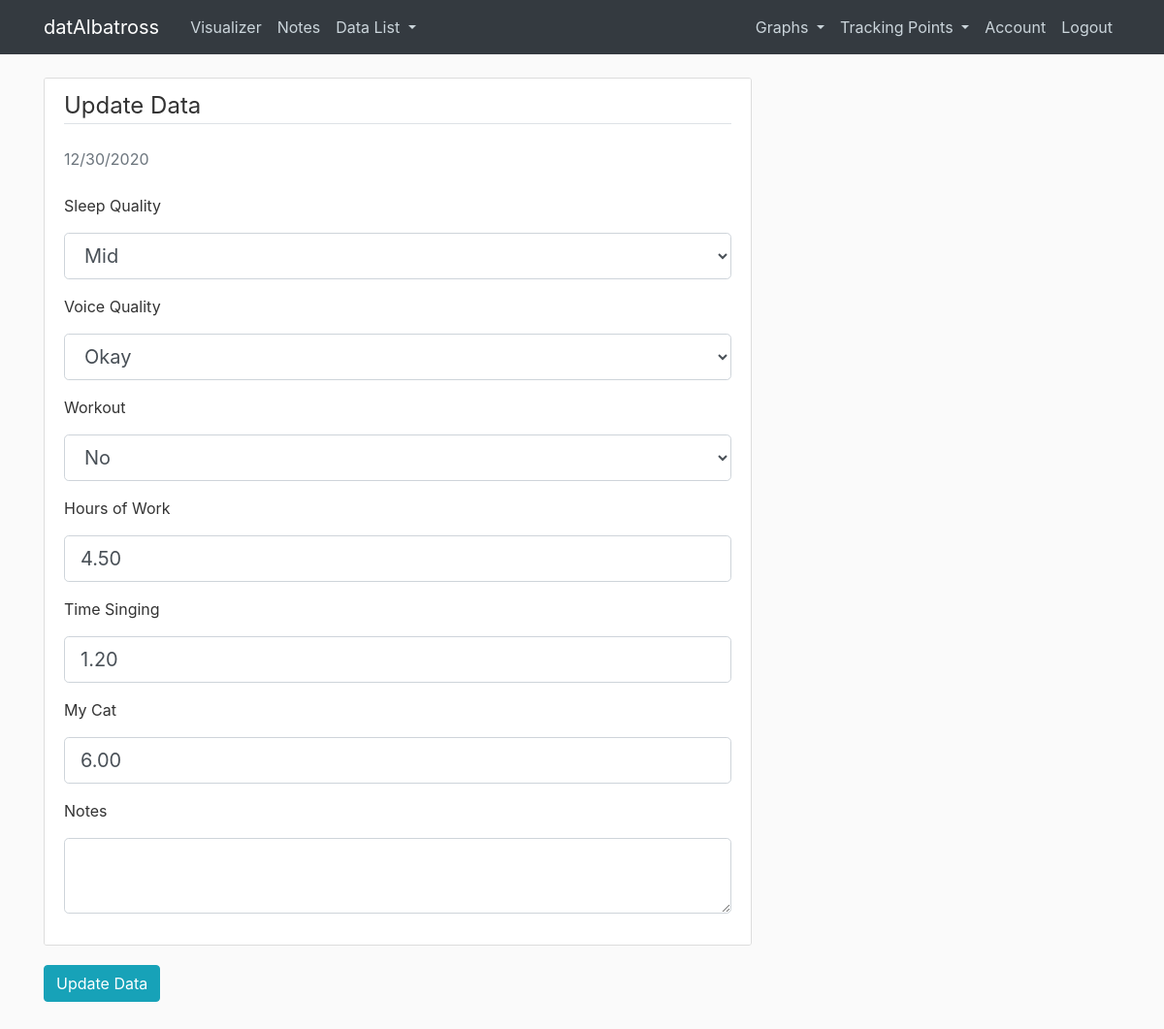
Page /data/testUser/2/update (signed in) on the committed database.
### datatracker/models.py (models this page shows, shortened)
class DataPoint(db.Model):
	id = db.Column(db.Integer, primary_key=True)
	index = db.Column(db.Integer, nullable=False)
	visible = db.Column(db.Boolean, nullable=False)
	dataType = db.Column(db.String(30), nullable=False)
	name = db.Column(db.String(30), nullable=False)
	user_id = db.Column(db.Integer, db.ForeignKey('user.id'), nullable=False)

class DailyData(db.Model):
	id = db.Column(db.Integer, primary_key=True)
	date_recorded = db.Column(db.Date, nullable=False)
	lmh1 = db.Column(db.String, nullable=True)
	lmh2 = db.Column(db.String, nullable=True)
	lmh3 = db.Column(db.String, nullable=True)
	lmh4 = db.Column(db.String, nullable=True)
	lmh5 = db.Column(db.String, nullable=True)
	abogg1 = db.Column(db.String, nullable=True)
	abogg2 = db.Column(db.String, nullable=True)
	abogg3 = db.Column(db.String, nullable=True)
	abogg4 = db.Column(db.String, nullable=True)
	abogg5 = db.Column(db.String, nullable=True)
	yn1 = db.Column(db.String, nullable=True)
	yn2 = db.Column(db.String, nullable=True)
	yn3 = db.Column(db.String, nullable=True)
	yn4 = db.Column(db.String, nullable=True)
	yn5 = db.Column(db.String, nullable=True)
	yn6 = db.Column(db.String, nullable=True)
	yn7 = db.Column(db.String, nullable=True)
	num1 = db.Column(db.Float, nullable=True)
	num2 = db.Column(db.Float, nullable=True)
	num3 = db.Column(db.Float, nullable=True)
	num4 = db.Column(db.Float, nullable=True)
	num5 = db.Column(db.Float, nullable=True)
	num6 = db.Column(db.Float, nullable=True)
	num7 = db.Column(db.Float, nullable=True)
	notes = db.Column(db.Text, nullable=True)
	user_id = db.Column(db.Integer, db.ForeignKey('user.id'), nullable=False)

### datatracker/data/routes.py (the view)
@data.route('/data/<person_me>/<int:updateData_id>/update', methods=['GET', 'POST'])
@login_required
def updateData(person_me, updateData_id):
	datum = DailyData.query.get_or_404(updateData_id)
	if datum.backrefDD != current_user:
		abort(403)
	form = UpdateDataForm()
	if form.validate_on_submit():
		vis = visIndicators(current_user)
		x = DailyData.query.get(updateData_id)
		x.lmh1 = form.lmh1.data if vis[0] else x.lmh1
		x.lmh2 = form.lmh2.data if vis[1] else x.lmh2
		x.lmh3 = form.lmh3.data if vis[2] else x.lmh3
		x.lmh4 = form.lmh4.data if vis[3] else x.lmh4
		x.lmh5 = form.lmh5.data if vis[4] else x.lmh5
		x.abogg1 = form.abogg1.data if vis[5] else x.abogg1
		x.abogg2 = form.abogg2.data if vis[6] else x.abogg2
		x.abogg3 = form.abogg3.data if vis[7] else x.abogg3
		x.abogg4 = form.abogg4.data if vis[8] else x.abogg4
		x.abogg5 = form.abogg5.data if vis[9] else x.abogg5
		x.yn1 = form.yn1.data if vis[10] else x.yn1
		x.yn2 = form.yn2.data if vis[11] else x.yn2
		x.yn3 = form.yn3.data if vis[12] else x.yn3
		x.yn4 = form.yn4.data if vis[13] else x.yn4
		x.yn5 = form.yn5.data if vis[14] else x.yn5
		x.yn6 = form.yn6.data if vis[15] else x.yn6
		x.yn7 = form.yn7.data if vis[16] else x.yn7
		x.num1 = form.num1.data if vis[17] else x.num1
		x.num2 = form.num2.data if vis[18] else x.num2
		x.num3 = form.num3.data if vis[19] else x.num3
		x.num4 = form.num4.data if vis[20] else x.num4
		x.num5 = form.num5.data if vis[21] else x.num5
		x.num6 = form.num6.data if vis[22] else x.num6
		x.num7 = form.num7.data if vis[23] else x.num7
		if form.notes.data == 'Today\'s notes...':
			x.notes = None
		else:
			x.notes = form.notes.data if vis[24] else x.notes
		db.session.commit()
		flash('Data updated', 'success')
		return redirect(url_for('data.visualize'))
	elif request.method == 'GET':
		form.lmh1.data = datum.lmh1
		form.lmh2.data = datum.lmh2
		form.lmh3.data = datum.lmh3
		form.lmh4.data = datum.lmh4
		form.lmh5.data = datum.lmh5
		form.abogg1.data = datum.abogg1
		form.abogg2.data = datum.abogg2
		form.abogg3.data = datum.abogg3
		form.abogg4.data = datum.abogg4
		form.abogg5.data = datum.abogg5
		form.yn1.data = datum.yn1
		form.yn2.data = datum.yn2
		form.yn3.data = datum.yn3
		form.yn4.data = datum.yn4
		form.yn5.data = datum.yn5
		form.yn6.data = datum.yn6
		form.yn7.data = datum.yn7
		form.num1.data = datum.num1
		form.num2.data = datum.num2
		form.num3.data = datum.num3
		form.num4.data = datum.num4
		form.num5.data = datum.num5
		form.num6.data = datum.num6
		form.num7.data = datum.num7
		if datum.notes == 'Today\'s notes...':
			form.notes.data = 'Today\'s notes...'
		else:
			form.notes.data = datum.notes
	date = datum.date_recorded.strftime("%m/%d/%Y")
	return render_template('dataTemplates/updateData.html', title='Update Data', datum=datum, form=form,
		date=date, vis=visIndicators(current_user), names=allNames(current_user), legend='Update Data')

### datatracker/__init__.py (called while the page is built)
def visIndicators(user):
	dPoints = user.query.get(user.id).user_points
	vis = []
	for x in dPoints:
		vis.append(x.visible)
	return vis

def getDailyData(user):
	page = request.args.get('page', 1, type=int)
	dailyData = DailyData.query.filter_by(user_id=user.id)\
		.order_by(DailyData.date_recorded.desc()).paginate(page=page, per_page=14)
	return dailyData

def noteStatus(user):
	vis = visIndicators(user)
	noteIndicator = vis[24]
	return noteIndicator

def visiblePoints(user):
	dPoints = user.query.get(user.id).user_points
	visPoints = []
	for x in dPoints:
		if x.visible:
			visPoints.append(x)
	return visPoints

def getGraphData(user):
	graphs = user.query.get(user.id).user_graphs
	return graphs

### datatracker/models.py (called while the page is built)
@login_manager.user_loader
def load_user(user_id):
	return User.query.get(int(user_id))

### datatracker/utils.py (called while the page is built)
def visIndicators(user):
	dPoints = user.query.get(user.id).user_points
	vis = []
	for x in dPoints:
		vis.append(x.visible)
	return vis

def allNames(user):
	dPoints = user.query.get(user.id).user_points
	names = []
	for x in dPoints:
		names.append(x.name)
	return names

### datatracker/templates/dataTemplates/updateData.html (shortened to what this page needs)
{% extends "layout.html" %}
{% block content %}
<form method="POST" action="">
  <div class="content-section" style="overflow-y:auto; max-height:70vh">
    <fieldset class="form-group">
      <legend class="border-bottom mb-4">{{ legend }}</legend>
      <div class="text-muted text-secondary">{{ date }}</div><br>
      {% if vis[0] %}
        <div class="form-group">
          <p>{{ names[0] }}</p>
          {% if form.lmh1.errors %}
            {{ form.lmh1(class="form-control form-control-lg is-invalid") }}
            <div class="invalid-feedback">
              {% for error in form.lmh1.errors %}
                <span>{{ error }}</span>
              {% endfor %}
            </div>
          {% else %}
            {{ form.lmh1(class="form-control form-control-lg") }}
          {% endif %}
        </div>
      {% endif %}
      {% if vis[5] %}
        <div class="form-group">
          <p>{{ names[5] }}</p>
          {% if form.abogg1.errors %}
            {{ form.abogg1(class="form-control form-control-lg is-invalid") }}
            <div class="invalid-feedback">
              {% for error in form.abogg1.errors %}
                <span>{{ error }}</span>
              {% endfor %}
            </div>
          {% else %}
            {{ form.abogg1(class="form-control form-control-lg") }}
          {% endif %}
        </div>
      {% endif %}
      {% if vis[10] %}
        <div class="form-group">
          <p>{{ names[10] }}</p>
          {% if form.yn1.errors %}
            {{ form.yn1(class="form-control form-control-lg is-invalid") }}
            <div class="invalid-feedback">
              {% for error in form.yn1.errors %}
                <span>{{ error }}</span>
              {% endfor %}
            </div>
          {% else %}
            {{ form.yn1(class="form-control form-control-lg") }}
          {% endif %}
        </div>
      {% endif %}
      {% if vis[17] %}
        <div class="form-group">
          <p>{{ names[17] }}</p>
          {% if form.num1.errors %}
            {{ form.num1(class="form-control form-control-lg is-invalid") }}
            <div class="invalid-feedback">
              {% for error in form.num1.errors %}
                <span>{{ error }}</span>
              {% endfor %}
            </div>
          {% else %}
            {{ form.num1(class="form-control form-control-lg") }}
          {% endif %}
        </div>
      {% endif %}
      {% if vis[18] %}
        <div class="form-group">
          <p>{{ names[18] }}</p>
          {% if form.num2.errors %}
            {{ form.num2(class="form-control form-control-lg is-invalid") }}
            <div class="invalid-feedback">
              {% for error in form.num2.errors %}
                <span>{{ error }}</span>
              {% endfor %}
            </div>
          {% else %}
            {{ form.num2(class="form-control form-control-lg") }}
          {% endif %}
        </div>
      {% endif %}
      {% if vis[19] %}
        <div class="form-group">
          <p>{{ names[19] }}</p>
          {% if form.num3.errors %}
            {{ form.num3(class="form-control form-control-lg is-invalid") }}
            <div class="invalid-feedback">
              {% for error in form.num3.errors %}
                <span>{{ error }}</span>
              {% endfor %}
            </div>
          {% else %}
            {{ form.num3(class="form-control form-control-lg") }}
          {% endif %}
        </div>
      {% endif %}
      {% if vis[24] %}
        <div class="form-group">
          <p>Notes</p>
          {% if form.notes.errors %}
            {{ form.notes(class="form-control form-control-lg is-invalid") }}
            <div class="invalid-feedback">
              {% for error in form.notes.errors %}
                <span>{{ error }}</span>
              {% endfor %}
            </div>
          {% else %}
            {{ form.notes(class="form-control form-control-lg") }}
          {% endif %}
        </div>
      {% endif %}
    </fieldset>
  </div>
  <div class="form-group">
    {{ form.submit(class="btn btn-info ") }}
  </div>
</form>
{% endblock content %}

### datatracker/static/style.css (style rules this page uses)
body { background: #fafafa; color: #333333; margin-top: 5rem; }
.content-section { background: #ffffff; padding: 10px 20px; border: 1px solid #dddddd; border-radius: 3px; margin-bottom: 20px; }

### rows in the picture
DataPoint: name "Sleep Quality"
DailyData: lmh1 "Mid", abogg1 "Okay", yn1 "No", num1 "4.50", num2 "1.20", num3 "6.00"
DataPoint: name "Voice Quality"
DataPoint: name "Workout"
DataPoint: name "Hours of Work"
DataPoint: name "Time Singing"
DataPoint: name "My Cat"

### other values in the picture
{{ legend }} "Update Data"
{{ date }} "12/30/2020"
